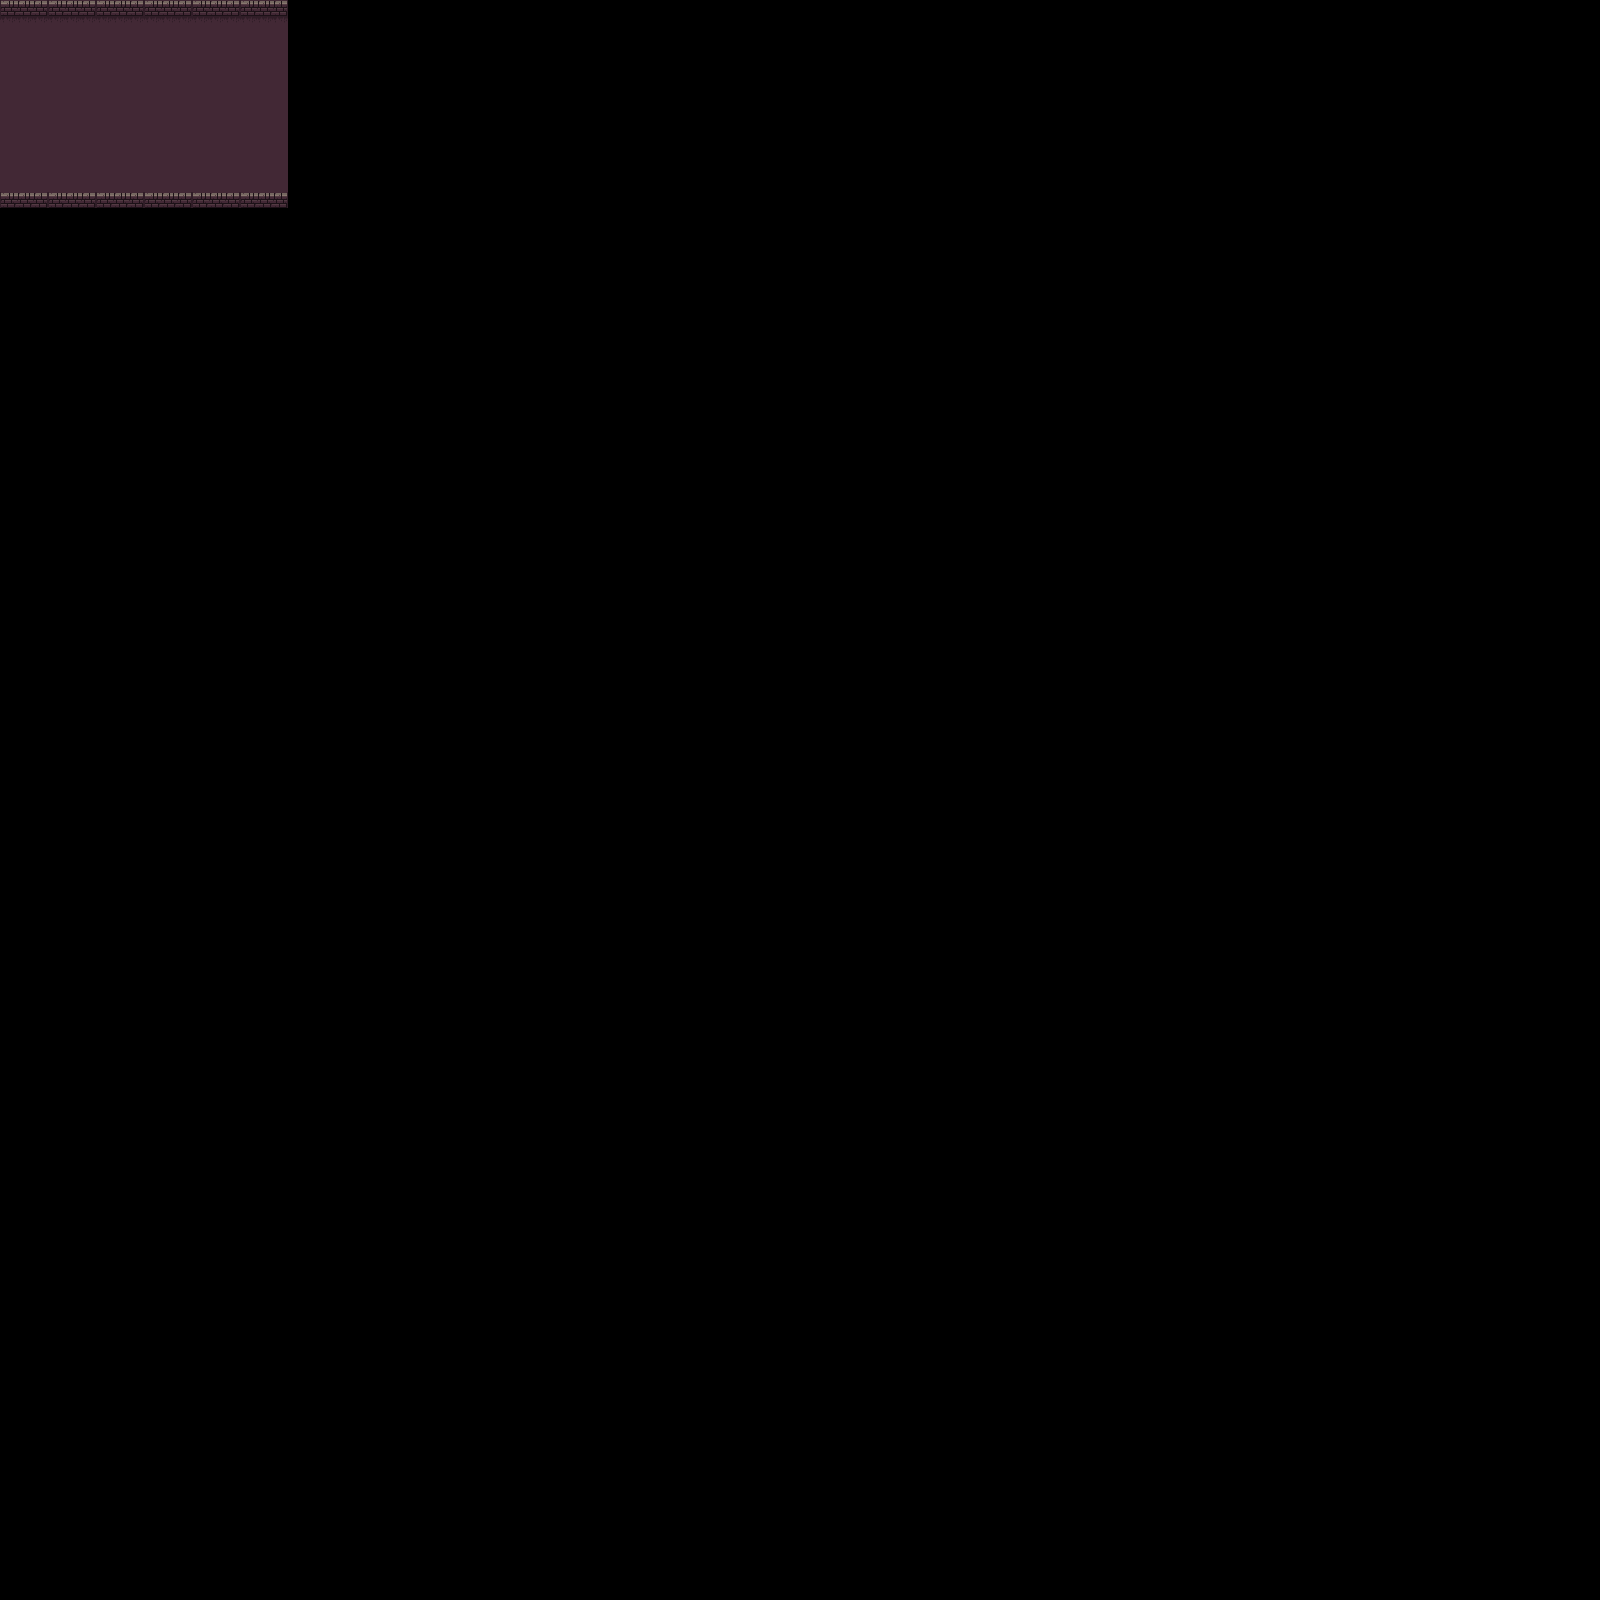

Tiled map render using the project's own tile images. Description and the map definition, with tile-layer contents summarised, below:
An orthogonal 100x100 tile map with 16x16 px tiles, 1 tile layer (Tile Layer 1), 7 tilesets.

<map version="1.5" tiledversion="1.7.2" orientation="orthogonal" renderorder="right-down" width="100" height="100" tilewidth="16" tileheight="16" infinite="0" nextlayerid="2" nextobjectid="1">
 <tileset firstgid="1" source="border.tsx" />
 <tileset firstgid="4" source="border_shadow.tsx" />
 <tileset firstgid="7" source="door_closed.tsx" />
 <tileset firstgid="11" source="door_open.tsx" />
 <tileset firstgid="15" source="floor.tsx" />
 <tileset firstgid="16" source="ladder.tsx" />
 <tileset firstgid="17" source="wall.tsx" />
 <layer id="1" name="Tile Layer 1" width="100" height="100">
  <data>[10000 cells, 234 non-empty, 5 distinct tile ids]</data>
 </layer>
</map>
